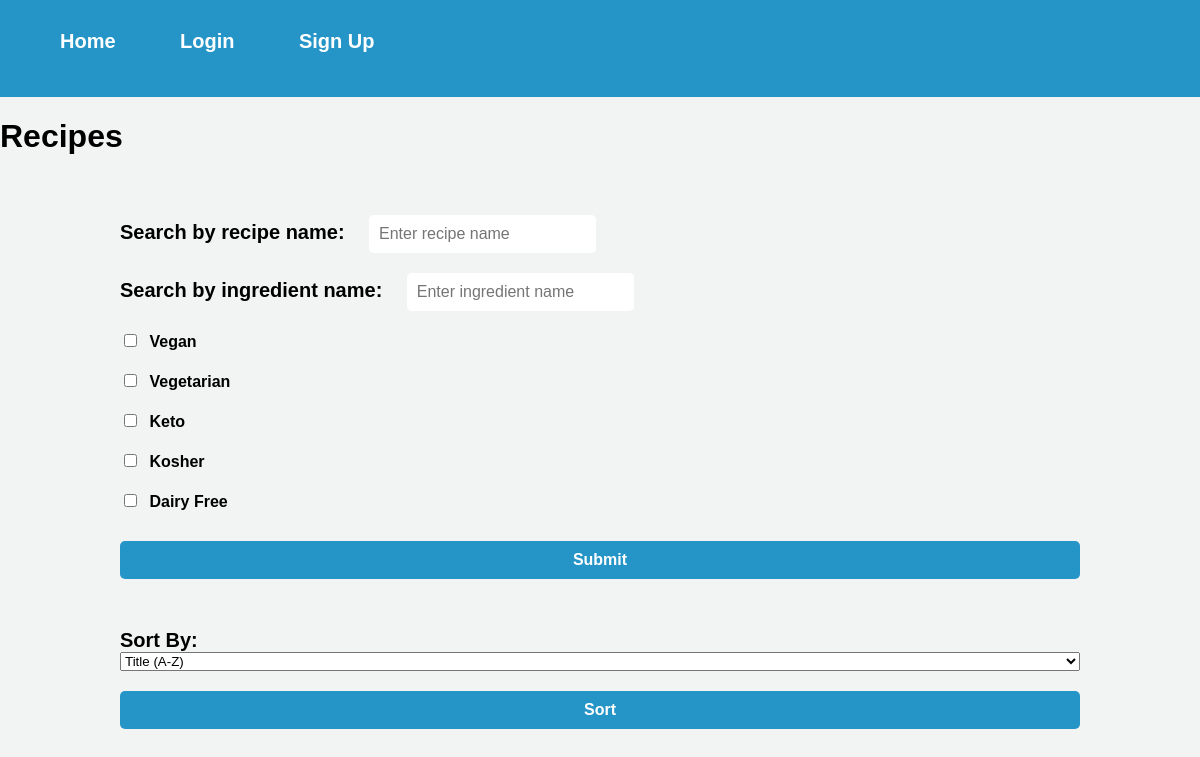
Page /recipes on the earlier database version.
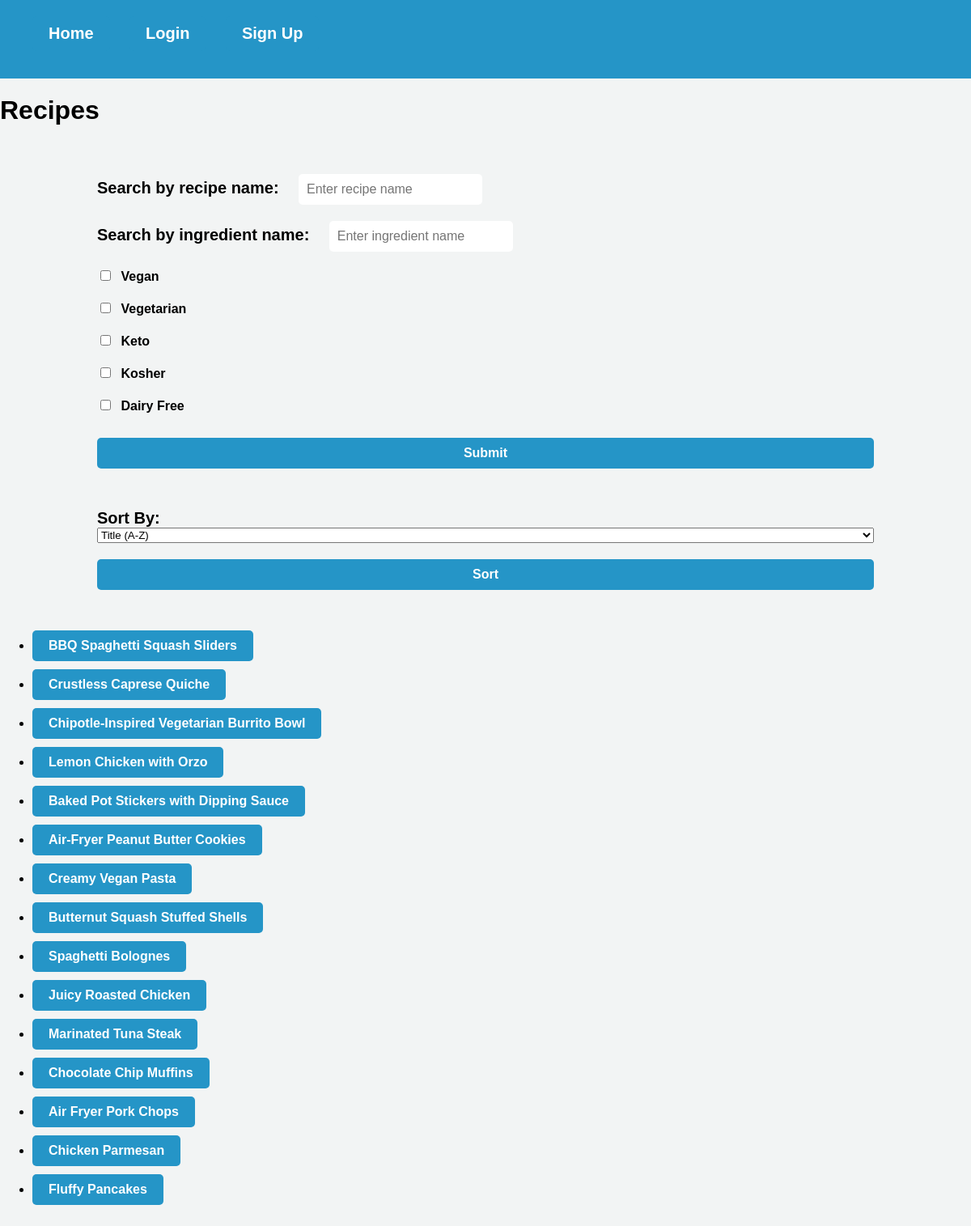
Same page on the later database version.
### website/models.py (models this page shows)
class Recipe(db.Model):
    id = db.Column(db.Integer, primary_key=True)
    user_id = db.Column(db.Integer, db.ForeignKey('user.id'), nullable=False)
    title = db.Column(db.String(128), nullable=False)
    description = db.Column(db.String(512), nullable=False)
    servings = db.Column(db.Integer, nullable=False)
    prep_time = db.Column(db.Integer, nullable=False)
    cook_time = db.Column(db.Integer, nullable=False)
    ingredients = db.relationship('Ingredient', backref='recipe', lazy=True, cascade='all, delete')
    instructions = db.relationship('Instruction', backref='recipe', lazy=True, cascade='all, delete')
    tags = db.relationship('Tags', backref='recipe', lazy=True, cascade='all, delete-orphan')
    comments = db.relationship('Comments', backref='recipe', lazy=True, cascade='all, delete-orphan')
    likes = db.Column(db.Integer, default=0)

### website/views.py (the view)
@views.route('/recipes', methods=['GET'])
def recipes():
    recipes = Recipe.query.filter(
        Recipe.tags.any(Tags.text != 'FLAGGED')).all()
    return render_template('recipes.html', recipes=recipes, user=current_user)

### website/templates/recipes.html (shortened to what this page needs)
{% extends "base.html" %}
{% block content %}
<link rel="stylesheet" type="text/css" href="{{ url_for('static', filename='recipes.css') }}">
<h1>Recipes</h1>
    <form action="{{ url_for('views.filter') }}" method="GET">
        <div>
            <label for="search">Search by recipe name:</label>
            <input type="text" id="search" name="search" placeholder="Enter recipe name" value="{{ search_query }}">
        </div>
        <div>
            <label for="ingredient_search">Search by ingredient name:</label>
            <input type="text" id="ingredient_search" name="ingredient_search" placeholder="Enter ingredient name" value="{{ ingredient_search_query }}">
        </div>
        <div>
            <input type="checkbox" id="vegan" name="tags" value="Vegan" {% if 'Vegan' in tags %}checked{% endif %}>
            <label for="vegan">Vegan</label>
        </div>
        <div>
            <input type="checkbox" id="vegetarian" name="tags" value="Vegetarian" {% if 'Vegetarian' in tags %}checked{% endif %}>
            <label for="vegetarian">Vegetarian</label>
        </div>
        <div>
            <input type="checkbox" id="keto" name="tags" value="Keto" {% if 'Keto' in tags %}checked{% endif %}>
            <label for="keto">Keto</label>
        </div>
        <div>
            <input type="checkbox" id="kosher" name="tags" value="Kosher" {% if 'Kosher' in tags %}checked{% endif %}>
            <label for="kosher">Kosher</label>
        </div>
        <div>
            <input type="checkbox" id="dairy_free" name="tags" value="Dairy Free" {% if 'Dairy Free' in tags %}checked{% endif %}>
            <label for="dairy_free">Dairy Free</label>
        </div>
        <button type="submit">Submit</button>
    </form>
    <form action="{{ url_for('views.sort_recipes') }}" method="GET">
        <label for="sort">Sort By:</label>
        <select name="sort_option" id="sort">
            <option value="title_asc">Title (A-Z)</option>
        </select>
        <button type="submit">Sort</button>
    </form>
    <ul>
        {% for recipe in recipes %}
            {% if search and search.lower() in recipe.tags %}
                <li><a href="{{ url_for('views.recipe', recipe_id=recipe.id) }}">{{ recipe.title }}</a></li>
            {% elif not search %}
                <li><a href="{{ url_for('views.recipe', recipe_id=recipe.id) }}">{{ recipe.title }}</a></li>
            {% endif %}
        {% endfor %}
    </ul>
{% endblock %}

Differences in the rows shown:
now on this page (row edited): Recipe: title "BBQ Spaghetti Squash Sliders"
now on this page (row edited): Recipe: title "Crustless Caprese Quiche"
added Recipe: title "Chipotle-Inspired Vegetarian Burrito Bowl"
added Recipe: title "Lemon Chicken with Orzo"
added Recipe: title "Baked Pot Stickers with Dipping Sauce"
added Recipe: title "Air-Fryer Peanut Butter Cookies"
added Recipe: title "Creamy Vegan Pasta"
added Recipe: title "Butternut Squash Stuffed Shells"
added Recipe: title "Spaghetti Bolognes"
added Recipe: title "Juicy Roasted Chicken"
added Recipe: title "Marinated Tuna Steak"
added Recipe: title "Chocolate Chip Muffins"
added Recipe: title "Air Fryer Pork Chops"
added Recipe: title "Chicken Parmesan"
added Recipe: title "Fluffy Pancakes"
